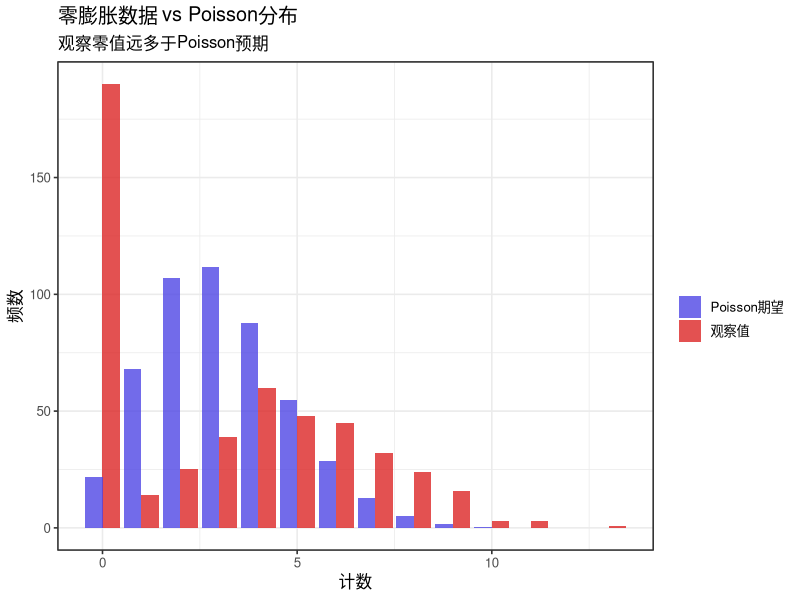

Write the R code that produced this figure.
## ---- chunk 1
knitr::opts_chunk$set(
    echo = TRUE,
    warning = FALSE,
    message = FALSE,
    fig.width = 8,
    fig.height = 5
)
## ---- chunk 2
library(pscl)
library(MASS)
library(ggplot2)
library(dplyr)

set.seed(42)
theme_set(theme_bw(base_size = 12))
## ---- chunk 3
# 模拟吸烟数据：部分人从不吸烟，吸烟者服从Poisson
n <- 500
never_smoker <- rbinom(n, 1, 0.4) # 40%从不吸烟
cigarettes <- ifelse(never_smoker == 1, 0, rpois(n, lambda = 5))

# 添加协变量
age <- round(rnorm(n, 40, 10))
male <- rbinom(n, 1, 0.5)

sim_data <- data.frame(cigarettes, age, male, never_smoker)

# 零值比例
cat("零值比例:", mean(cigarettes == 0), "\n")
cat("Poisson期望零值比例:", dpois(0, mean(cigarettes)), "\n")
## ---- chunk 4
# 比较观察值与Poisson分布
obs_counts <- table(factor(cigarettes, levels = 0:max(cigarettes)))
pois_expected <- dpois(0:max(cigarettes), lambda = mean(cigarettes)) * n

compare_df <- data.frame(
    count = 0:max(cigarettes),
    observed = as.numeric(obs_counts),
    expected = pois_expected
) %>%
    tidyr::pivot_longer(-count, names_to = "type", values_to = "frequency")

ggplot(compare_df, aes(x = count, y = frequency, fill = type)) +
    geom_col(position = "dodge", alpha = 0.8) +
    scale_fill_manual(
        values = c("#4f46e5", "#dc2626"),
        labels = c("Poisson期望", "观察值")
    ) +
    labs(
        title = "零膨胀数据 vs Poisson分布",
        subtitle = "观察零值远多于Poisson预期",
        x = "计数", y = "频数", fill = ""
    )
## ---- chunk 5
# 标准Poisson
pois_fit <- glm(cigarettes ~ age + male, data = sim_data, family = poisson)
summary(pois_fit)

# 检查过度离散
cat("\n过度离散检验:\n")
cat("残差偏差:", deviance(pois_fit), "\n")
cat("自由度:", df.residual(pois_fit), "\n")
cat("离散参数估计:", deviance(pois_fit) / df.residual(pois_fit), "\n")
## ---- chunk 6
# 负二项回归
nb_fit <- glm.nb(cigarettes ~ age + male, data = sim_data)
summary(nb_fit)
## ---- chunk 7
# 零膨胀Poisson
zip_fit <- zeroinfl(cigarettes ~ age + male | 1, data = sim_data)
summary(zip_fit)
## ---- chunk 8
# 零膨胀部分也包含协变量
zip_full <- zeroinfl(cigarettes ~ age + male | age + male, data = sim_data)
summary(zip_full)
## ---- chunk 9
# 添加过度离散
sim_data$cigs_od <- ifelse(
    sim_data$never_smoker == 1, 0,
    rnbinom(n, size = 2, mu = 5) # 负二项分布
)

# ZINB模型
zinb_fit <- zeroinfl(cigs_od ~ age + male | 1, data = sim_data, dist = "negbin")
summary(zinb_fit)
## ---- chunk 10
# Hurdle Poisson
hurdle_fit <- hurdle(cigarettes ~ age + male | age + male, data = sim_data)
summary(hurdle_fit)
## ---- chunk 11
models <- list(
    Poisson = pois_fit,
    NegBin = nb_fit,
    ZIP = zip_fit,
    Hurdle = hurdle_fit
)

comparison <- data.frame(
    Model = names(models),
    AIC = sapply(models, AIC),
    BIC = sapply(models, BIC),
    LogLik = sapply(models, logLik)
)

comparison <- comparison[order(comparison$AIC), ]
print(comparison)
## ---- chunk 12
# ZIP vs Poisson
vuong_test <- vuong(zip_fit, pois_fit)
print(vuong_test)
## ---- chunk 13
# 模拟医疗就诊数据
n <- 1000

# 部分人健康不需就诊，其他人根据健康状况就诊
healthy <- rbinom(n, 1, 0.3)
chronic <- rbinom(n, 1, 0.25)
income <- rnorm(n, 50000, 15000)

# 就诊次数
lambda <- exp(0.5 + 0.8 * chronic - 0.00001 * income)
visits <- ifelse(healthy == 1, 0, rpois(n, lambda))

health_data <- data.frame(visits, chronic, income = income / 1000, healthy)

cat("就诊统计:\n")
cat("零值比例:", mean(visits == 0), "\n")
cat("平均就诊次数:", mean(visits), "\n")
## ---- chunk 14
# 比较模型
pois_health <- glm(visits ~ chronic + income, data = health_data, family = poisson)
zip_health <- zeroinfl(visits ~ chronic + income | 1, data = health_data)
zinb_health <- zeroinfl(visits ~ chronic + income | 1, data = health_data, dist = "negbin")

cat("模型AIC比较:\n")
cat("Poisson:", AIC(pois_health), "\n")
cat("ZIP:", AIC(zip_health), "\n")
cat("ZINB:", AIC(zinb_health), "\n")
## ---- chunk 15
# 最佳模型系数解释
cat("\nZIP模型结果:\n")
summary(zip_health)
